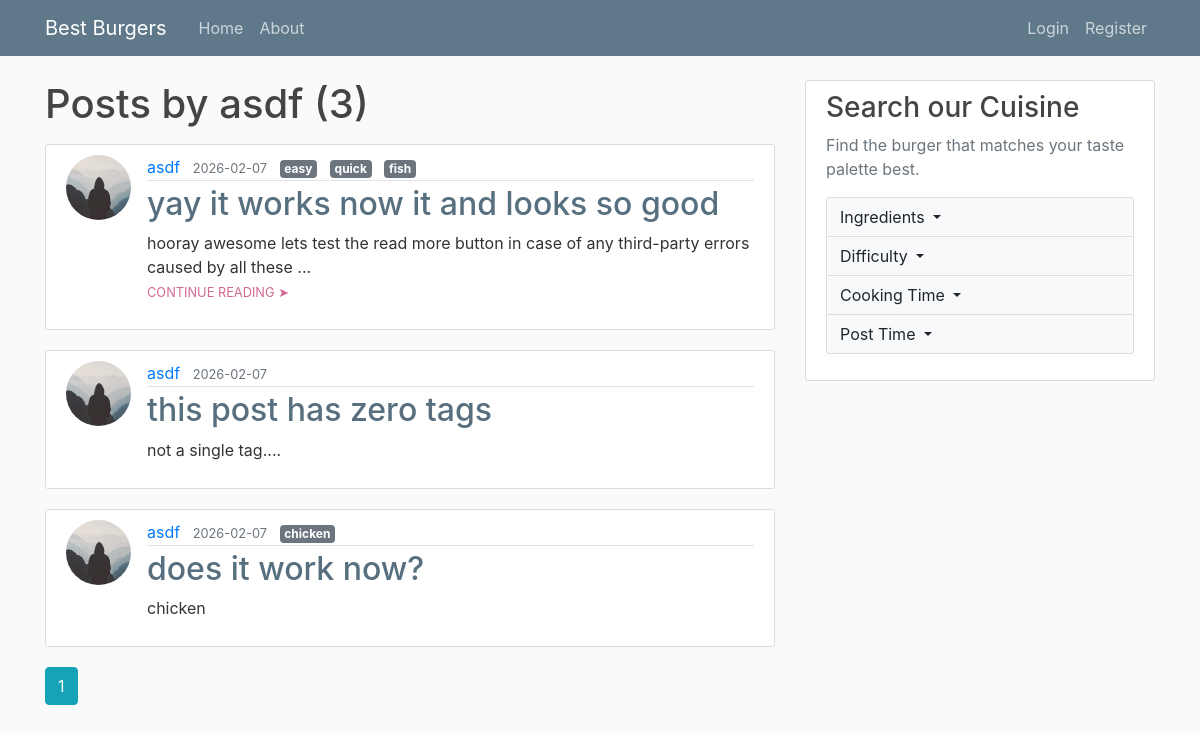
Page /user/asdf on the committed database.
### flaskblog/models.py (models this page shows, shortened)
class User(db.Model, UserMixin):
    id = db.Column(db.Integer, primary_key=True)
    username = db.Column(db.String(20), unique=True, nullable=False)
    email = db.Column(db.String(120), unique=True, nullable=False)
    image_file = db.Column(db.String(20), nullable=False, default='default.jpg')
    password = db.Column(db.String(60), nullable=False)
    posts = db.relationship('Post', backref='author', lazy=True)

class Post(db.Model):
    id = db.Column(db.Integer, primary_key=True)
    title = db.Column(db.String(100), nullable=False)
    date_posted = db.Column(db.DateTime, nullable=False, default=datetime.utcnow)
    content = db.Column(db.Text, nullable=False)
    image_file = db.Column(db.String(20), nullable=True)
    tags = db.Column(db.String(200), nullable=True, default="")
    user_id = db.Column(db.Integer, db.ForeignKey('user.id'), nullable=False)

### flaskblog/users/routes.py (the view)
@users.route("/user/<string:username>")
def user_posts(username):
    page = request.args.get('page', 1, type=int)
    user = User.query.filter_by(username=username).first_or_404()
    posts = Post.query.filter_by(author=user)\
        .order_by(Post.date_posted.desc())\
        .paginate(page=page, per_page=5)
    return render_template('user_posts.html', posts=posts, user=user)

### flaskblog/templates/user_posts.html (shortened to what this page needs)
{% extends "layout.html" %}
{% block content %}
    <h1 class="mb-3">Posts by {{ user.username }} ({{ posts.total }})</h1>
    {% for post in posts.items %}
        <article class="media content-section">
          <img class="rounded-circle article-img" src="{{ url_for('static', filename='profile_pics/' + post.author.image_file) }}">
          <div class="media-body">
            <div class="article-metadata">
              <a class="mr-2" href="{{ url_for('users.user_posts', username=post.author.username) }}">{{ post.author.username }}</a>
              <small class="text-muted">{{ post.date_posted.strftime('%Y-%m-%d') }}</small>
              {% for tag in post.tags.split(',') %}
                <span class="badge badge-secondary ml-2">{{ tag }}</span>
              {% endfor %}
            </div>
            <h2><a class="article-title" href="{{ url_for('posts.post', post_id=post.id) }}">{{ post.title }}</a></h2>
            {% if post.content|length > 100 %}
              <p class="article-content"> {{ post.content[:100] }}...
                <small><a class="article-read-more" href="{{ url_for('posts.post', post_id=post.id) }}">CONTINUE READING ➤</a></small> </p>
              {% else %}
                <p class="article-content">{{ post.content }}</p>
            {% endif %}
          </div>
        </article>
    {% endfor %}
    {% for page_num in posts.iter_pages(left_edge=1, right_edge=1, left_current=1, right_current=2) %}
      {% if page_num %}
        {% if posts.page == page_num %}
          <a class="btn btn-info mb-4" href="{{ url_for('users.user_posts', username=user.username, page=page_num) }}">{{ page_num }}</a>
        {% else %}
          <a class="btn btn-outline-info mb-4" href="{{ url_for('users.user_posts', username=user.username, page=page_num) }}">{{ page_num }}</a>
        {% endif %}
      {% else %}
        ...
      {% endif %}
    {% endfor %}
{% endblock content %}

### flaskblog/static/main.css (style rules this page uses)
body { background: #fafafa; color: #333333; margin-top: 5rem; }
h1, h2, h3, h4, h5, h6 { color: #444444; }
.content-section { background: #ffffff; padding: 10px 20px; border: 1px solid #dddddd; border-radius: 3px; margin-bottom: 20px; }
.article-title { color: #576F7F; }
.article-content { white-space: pre-line; }
.article-read-more { color: #d16993; }
.article-img { height: 65px; width: 65px; margin-right: 16px; }
.article-metadata { padding-bottom: 1px; margin-bottom: 4px; border-bottom: 1px solid #e3e3e3 }

### rows in the picture
User: username "asdf"
Post: image_file (placeholder picture), author.username "asdf", date_posted "2026-02-07", tag "easy" "quick" "fish", title "yay it works now it and looks so good", content "hooray awesome lets test the read more button in case of any third-party errors caused by all these"
Post: image_file (placeholder picture), author.username "asdf", date_posted "2026-02-07", title "this post has zero tags", content "not a single tag...."
Post: image_file (placeholder picture), author.username "asdf", date_posted "2026-02-07", tags "chicken", title "does it work now?", content "chicken"

### other values in the picture
{{ posts.total }} "3"
{{ page_num }} "1"
